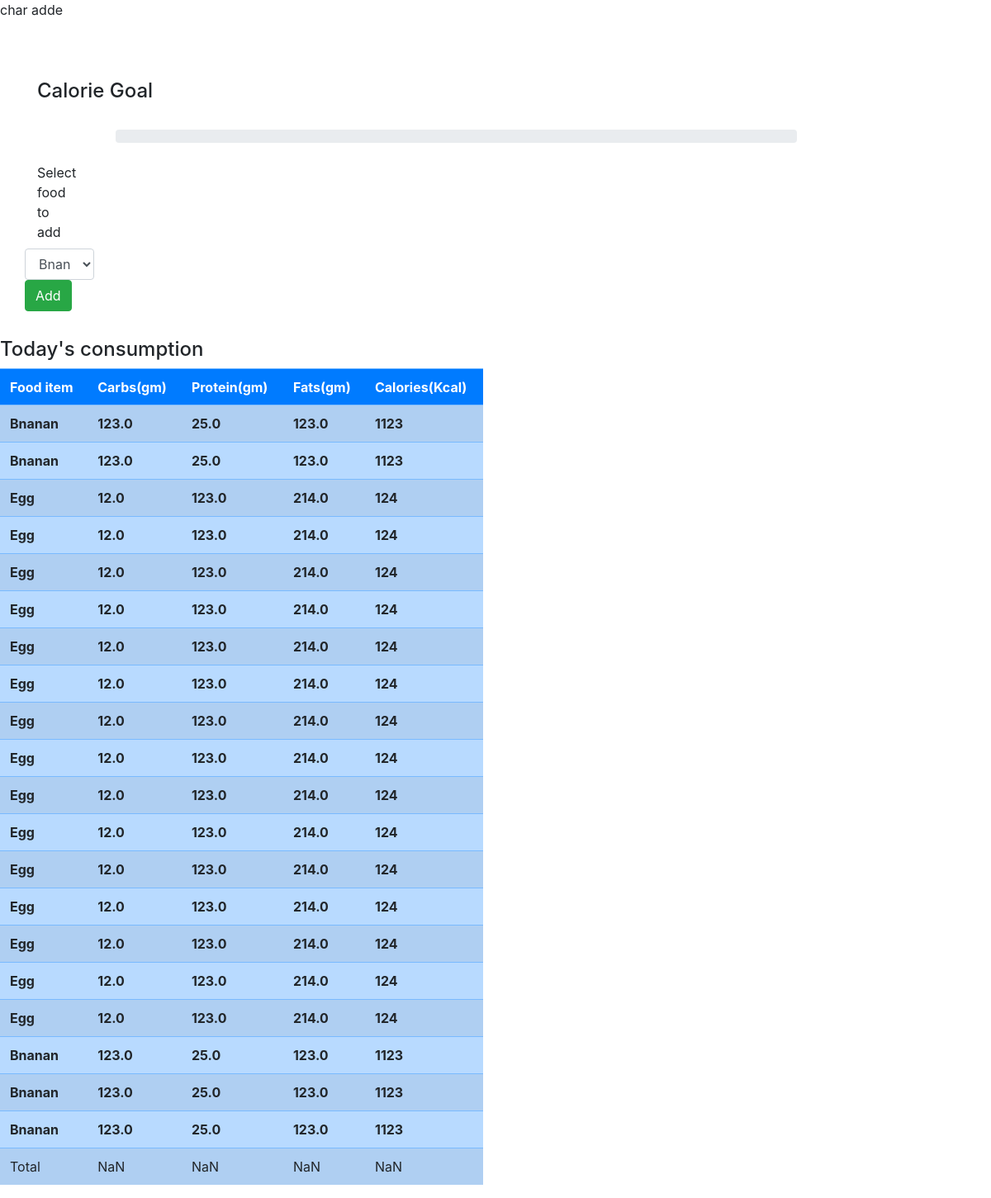
The app's page / (signed in) with its own data.
### tracker/models.py (models this page shows, shortened)
class Consume(models.Model):
    user = models.ForeignKey(User, on_delete=models.CASCADE)
    food_consumed = models.ForeignKey(Food, on_delete=models.CASCADE)

class Food(models.Model):
    name = models.CharField(max_length=100)
    carbs = models.FloatField()
    protein = models.FloatField()
    fat = models.FloatField()
    calories = models.IntegerField()

### tracker/views.py (the view)
# urls.py: path('', views.index, name='index'),
def index(request):
    if request.method == 'POST':
        food_consumed = request.POST['food_consumed']
        consume = Food.objects.get(name=food_consumed)
        user = request.user
        consume = Consume(user=user, food_consumed=consume)
        consume.save()
        foods = Food.objects.all()
    else:
        foods = Food.objects.all()
    consumed_food=Consume.objects.filter(user=request.user)
    return render(request, 'tracker/index.html', {'foods':foods, 'consumed_food': consumed_food})

### tracker/templates/tracker/index.html (shortened to what this page needs)
char adde<!DOCTYPE html>
<html lang="en">
<head>
    <link rel="stylesheet" href="https://cdn.jsdelivr.net/npm/bootstrap@4.5.3/dist/css/bootstrap.min.css">
</head>
<body>
    <div class="container">
        <br><br><br>
        <h4>Calorie Goal</h4>
        <br>
        <div class="row">
            <div class="col-md-9 offset-1">
                <div class="progress">
                </div>
            </div>
        </div>
        <br>
        <div class="row">
            <div class="col-md-12">
                <div class="form-group row">
                <form method="POST">
                    <label class="col-md-2">Select food to add</label>
                    <select class="col-md-6 form-control" name="food_consumed" id="food_consumed">
                        {% for food in foods %}
                        <option value="{{food.name}}">
                            {{food.name}}
                        </option>
                        {% endfor %}
                    </select>
                    <button class="btn btn-success" type="submit">Add</button>
                </form>
                </div>
            </div>
        </div>
    </div>
    <div class="row">
        <div class="col-md-6">
            <div>
                <h4>Today's consumption</h4>
            </div>
            <table id="table" class="table table-striped table-primary">
                <tr class="bg-primary text-white">
                    <th>Food item</th>
                    <th>Carbs(gm)</th>
                    <th>Protein(gm)</th>
                    <th>Fats(gm)</th>
                    <th>Calories(Kcal)</th>
                </tr>
                <tr>
                    {% for  c in consumed_food %}
                    <tr>
                    <th>{{c.food_consumed.name}}</th>
                    <th>{{c.food_consumed.carbs}}</th>
                    <th>{{c.food_consumed.protein}}</th>
                    <th>{{c.food_consumed.fat}}</th>
                    <th>{{c.food_consumed.calories}}</th>
                    </tr>
                    {% endfor %}
                </tr>
                <tr>
                    <td id='name'>Total</td>
                    <td id='totalCarbs'></td>
                    <td id='totalProteins'></td>
                    <td id='totalFats'></td>
                    <td id='totalCalories'></td>
                </tr>
            </table>
        </div>
        <div class="col-md-5 offset-1">
        </div>
    </div>
</body>
</html>

### records on screen
Consume: food_consumed.name "Bnanan", food_consumed.carbs "123.0", food_consumed.protein "25.0", food_consumed.fat "123.0", food_consumed.calories "1123"
Consume: food_consumed.name "Bnanan", food_consumed.carbs "123.0", food_consumed.protein "25.0", food_consumed.fat "123.0", food_consumed.calories "1123"
Consume: food_consumed.name "Egg", food_consumed.carbs "12.0", food_consumed.protein "123.0", food_consumed.fat "214.0", food_consumed.calories "124"
Consume: food_consumed.name "Egg", food_consumed.carbs "12.0", food_consumed.protein "123.0", food_consumed.fat "214.0", food_consumed.calories "124"
Consume: food_consumed.name "Egg", food_consumed.carbs "12.0", food_consumed.protein "123.0", food_consumed.fat "214.0", food_consumed.calories "124"
Consume: food_consumed.name "Egg", food_consumed.carbs "12.0", food_consumed.protein "123.0", food_consumed.fat "214.0", food_consumed.calories "124"
Consume: food_consumed.name "Egg", food_consumed.carbs "12.0", food_consumed.protein "123.0", food_consumed.fat "214.0", food_consumed.calories "124"
Consume: food_consumed.name "Egg", food_consumed.carbs "12.0", food_consumed.protein "123.0", food_consumed.fat "214.0", food_consumed.calories "124"
Consume: food_consumed.name "Egg", food_consumed.carbs "12.0", food_consumed.protein "123.0", food_consumed.fat "214.0", food_consumed.calories "124"
Consume: food_consumed.name "Egg", food_consumed.carbs "12.0", food_consumed.protein "123.0", food_consumed.fat "214.0", food_consumed.calories "124"
Consume: food_consumed.name "Egg", food_consumed.carbs "12.0", food_consumed.protein "123.0", food_consumed.fat "214.0", food_consumed.calories "124"
Consume: food_consumed.name "Egg", food_consumed.carbs "12.0", food_consumed.protein "123.0", food_consumed.fat "214.0", food_consumed.calories "124"
Consume: food_consumed.name "Egg", food_consumed.carbs "12.0", food_consumed.protein "123.0", food_consumed.fat "214.0", food_consumed.calories "124"
Consume: food_consumed.name "Egg", food_consumed.carbs "12.0", food_consumed.protein "123.0", food_consumed.fat "214.0", food_consumed.calories "124"
Consume: food_consumed.name "Egg", food_consumed.carbs "12.0", food_consumed.protein "123.0", food_consumed.fat "214.0", food_consumed.calories "124"
Consume: food_consumed.name "Egg", food_consumed.carbs "12.0", food_consumed.protein "123.0", food_consumed.fat "214.0", food_consumed.calories "124"
Consume: food_consumed.name "Egg", food_consumed.carbs "12.0", food_consumed.protein "123.0", food_consumed.fat "214.0", food_consumed.calories "124"
Consume: food_consumed.name "Bnanan", food_consumed.carbs "123.0", food_consumed.protein "25.0", food_consumed.fat "123.0", food_consumed.calories "1123"
Consume: food_consumed.name "Bnanan", food_consumed.carbs "123.0", food_consumed.protein "25.0", food_consumed.fat "123.0", food_consumed.calories "1123"
Consume: food_consumed.name "Bnanan", food_consumed.carbs "123.0", food_consumed.protein "25.0", food_consumed.fat "123.0", food_consumed.calories "1123"

### other values on screen
form field food_consumed "Bnanan"
